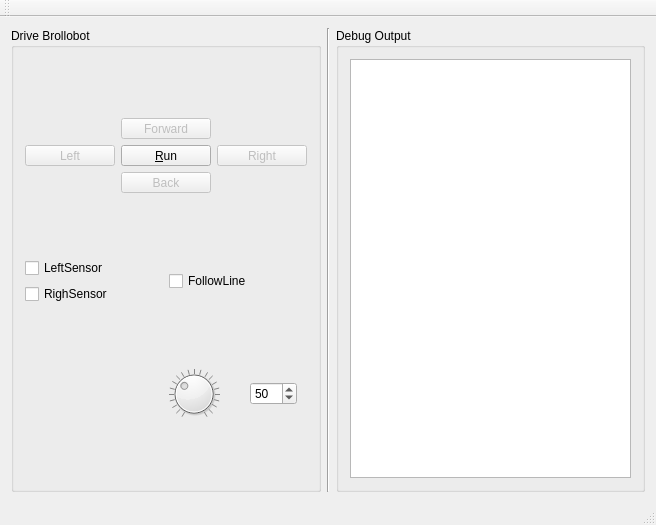
<?xml version="1.0" encoding="UTF-8"?>
<ui version="4.0">
 <class>MainWindow</class>
 <widget class="QMainWindow" name="MainWindow">
  <property name="geometry">
   <rect>
    <x>0</x>
    <y>0</y>
    <width>656</width>
    <height>525</height>
   </rect>
  </property>
  <property name="windowTitle">
   <string>MainWindow</string>
  </property>
  <widget class="QWidget" name="centralWidget">
   <layout class="QHBoxLayout" name="horizontalLayout">
    <item>
     <widget class="QGroupBox" name="grbDrive">
      <property name="title">
       <string>Drive Brollobot</string>
      </property>
      <layout class="QVBoxLayout" name="verticalLayout">
       <item>
        <layout class="QGridLayout" name="gridLayout">
         <item row="0" column="1">
          <widget class="QToolButton" name="btnForward">
           <property name="enabled">
            <bool>false</bool>
           </property>
           <property name="sizePolicy">
            <sizepolicy hsizetype="Preferred" vsizetype="Fixed">
             <horstretch>0</horstretch>
             <verstretch>0</verstretch>
            </sizepolicy>
           </property>
           <property name="minimumSize">
            <size>
             <width>10</width>
             <height>10</height>
            </size>
           </property>
           <property name="baseSize">
            <size>
             <width>20</width>
             <height>20</height>
            </size>
           </property>
           <property name="text">
            <string>Forward</string>
           </property>
           <property name="icon">
            <iconset>
             <normaloff>Icons/Forward.png</normaloff>Icons/Forward.png</iconset>
           </property>
           <property name="iconSize">
            <size>
             <width>40</width>
             <height>40</height>
            </size>
           </property>
           <property name="shortcut">
            <string>Up</string>
           </property>
           <property name="checkable">
            <bool>false</bool>
           </property>
           <property name="autoRepeat">
            <bool>true</bool>
           </property>
           <property name="autoRepeatDelay">
            <number>0</number>
           </property>
           <property name="autoRepeatInterval">
            <number>0</number>
           </property>
           <property name="popupMode">
            <enum>QToolButton::DelayedPopup</enum>
           </property>
           <property name="toolButtonStyle">
            <enum>Qt::ToolButtonTextUnderIcon</enum>
           </property>
          </widget>
         </item>
         <item row="1" column="1">
          <widget class="QToolButton" name="btnStartStop">
           <property name="sizePolicy">
            <sizepolicy hsizetype="Preferred" vsizetype="Fixed">
             <horstretch>0</horstretch>
             <verstretch>0</verstretch>
            </sizepolicy>
           </property>
           <property name="minimumSize">
            <size>
             <width>10</width>
             <height>10</height>
            </size>
           </property>
           <property name="baseSize">
            <size>
             <width>20</width>
             <height>20</height>
            </size>
           </property>
           <property name="cursor">
            <cursorShape>PointingHandCursor</cursorShape>
           </property>
           <property name="text">
            <string>&amp;Run</string>
           </property>
           <property name="icon">
            <iconset>
             <normaloff>Icons/Run.png</normaloff>Icons/Run.png</iconset>
           </property>
           <property name="iconSize">
            <size>
             <width>40</width>
             <height>40</height>
            </size>
           </property>
           <property name="shortcut">
            <string>R</string>
           </property>
           <property name="checkable">
            <bool>true</bool>
           </property>
           <property name="checked">
            <bool>false</bool>
           </property>
           <property name="toolButtonStyle">
            <enum>Qt::ToolButtonTextUnderIcon</enum>
           </property>
          </widget>
         </item>
         <item row="2" column="1">
          <widget class="QToolButton" name="btnBackward">
           <property name="enabled">
            <bool>false</bool>
           </property>
           <property name="sizePolicy">
            <sizepolicy hsizetype="Preferred" vsizetype="Fixed">
             <horstretch>0</horstretch>
             <verstretch>0</verstretch>
            </sizepolicy>
           </property>
           <property name="minimumSize">
            <size>
             <width>10</width>
             <height>10</height>
            </size>
           </property>
           <property name="baseSize">
            <size>
             <width>20</width>
             <height>20</height>
            </size>
           </property>
           <property name="text">
            <string>Back</string>
           </property>
           <property name="icon">
            <iconset>
             <normaloff>Icons/Backwards.png</normaloff>Icons/Backwards.png</iconset>
           </property>
           <property name="iconSize">
            <size>
             <width>40</width>
             <height>40</height>
            </size>
           </property>
           <property name="shortcut">
            <string>Down</string>
           </property>
           <property name="toolButtonStyle">
            <enum>Qt::ToolButtonTextUnderIcon</enum>
           </property>
          </widget>
         </item>
         <item row="1" column="0">
          <widget class="QToolButton" name="btnLeft">
           <property name="enabled">
            <bool>false</bool>
           </property>
           <property name="sizePolicy">
            <sizepolicy hsizetype="Preferred" vsizetype="Fixed">
             <horstretch>0</horstretch>
             <verstretch>0</verstretch>
            </sizepolicy>
           </property>
           <property name="minimumSize">
            <size>
             <width>10</width>
             <height>10</height>
            </size>
           </property>
           <property name="baseSize">
            <size>
             <width>20</width>
             <height>20</height>
            </size>
           </property>
           <property name="text">
            <string>Left</string>
           </property>
           <property name="icon">
            <iconset>
             <normaloff>Icons/Left.png</normaloff>Icons/Left.png</iconset>
           </property>
           <property name="iconSize">
            <size>
             <width>40</width>
             <height>40</height>
            </size>
           </property>
           <property name="shortcut">
            <string>Left</string>
           </property>
           <property name="toolButtonStyle">
            <enum>Qt::ToolButtonTextUnderIcon</enum>
           </property>
          </widget>
         </item>
         <item row="1" column="2">
          <widget class="QToolButton" name="btnRight">
           <property name="enabled">
            <bool>false</bool>
           </property>
           <property name="sizePolicy">
            <sizepolicy hsizetype="Preferred" vsizetype="Fixed">
             <horstretch>0</horstretch>
             <verstretch>0</verstretch>
            </sizepolicy>
           </property>
           <property name="minimumSize">
            <size>
             <width>10</width>
             <height>10</height>
            </size>
           </property>
           <property name="baseSize">
            <size>
             <width>20</width>
             <height>20</height>
            </size>
           </property>
           <property name="text">
            <string>Right</string>
           </property>
           <property name="icon">
            <iconset>
             <normaloff>Icons/Right.png</normaloff>Icons/Right.png</iconset>
           </property>
           <property name="iconSize">
            <size>
             <width>40</width>
             <height>40</height>
            </size>
           </property>
           <property name="shortcut">
            <string>Right</string>
           </property>
           <property name="toolButtonStyle">
            <enum>Qt::ToolButtonTextUnderIcon</enum>
           </property>
          </widget>
         </item>
        </layout>
       </item>
       <item>
        <layout class="QHBoxLayout" name="horizontalLayout_2">
         <item>
          <layout class="QVBoxLayout" name="verticalLayout_2">
           <item>
            <widget class="QCheckBox" name="chbLeftSensor">
             <property name="enabled">
              <bool>true</bool>
             </property>
             <property name="text">
              <string>LeftSensor</string>
             </property>
            </widget>
           </item>
           <item>
            <widget class="QCheckBox" name="chbRightSensor">
             <property name="enabled">
              <bool>true</bool>
             </property>
             <property name="text">
              <string>RighSensor</string>
             </property>
            </widget>
           </item>
          </layout>
         </item>
         <item>
          <widget class="QCheckBox" name="chbFollowLine">
           <property name="enabled">
            <bool>true</bool>
           </property>
           <property name="text">
            <string>FollowLine</string>
           </property>
           <property name="checked">
            <bool>false</bool>
           </property>
          </widget>
         </item>
        </layout>
       </item>
       <item>
        <layout class="QHBoxLayout" name="horizontalLayout_3">
         <item>
          <spacer name="horizontalSpacer_3">
           <property name="orientation">
            <enum>Qt::Horizontal</enum>
           </property>
           <property name="sizeType">
            <enum>QSizePolicy::Expanding</enum>
           </property>
           <property name="sizeHint" stdset="0">
            <size>
             <width>40</width>
             <height>20</height>
            </size>
           </property>
          </spacer>
         </item>
         <item>
          <widget class="QDial" name="dialSpeed">
           <property name="maximum">
            <number>300</number>
           </property>
           <property name="singleStep">
            <number>5</number>
           </property>
           <property name="pageStep">
            <number>15</number>
           </property>
           <property name="value">
            <number>100</number>
           </property>
           <property name="wrapping">
            <bool>false</bool>
           </property>
           <property name="notchTarget">
            <double>3.000000000000000</double>
           </property>
           <property name="notchesVisible">
            <bool>true</bool>
           </property>
          </widget>
         </item>
         <item>
          <widget class="QSpinBox" name="spinSpeed">
           <property name="maximum">
            <number>300</number>
           </property>
           <property name="singleStep">
            <number>5</number>
           </property>
           <property name="value">
            <number>50</number>
           </property>
          </widget>
         </item>
         <item>
          <spacer name="horizontalSpacer_4">
           <property name="orientation">
            <enum>Qt::Horizontal</enum>
           </property>
           <property name="sizeType">
            <enum>QSizePolicy::Minimum</enum>
           </property>
           <property name="sizeHint" stdset="0">
            <size>
             <width>10</width>
             <height>20</height>
            </size>
           </property>
          </spacer>
         </item>
        </layout>
       </item>
      </layout>
     </widget>
    </item>
    <item>
     <widget class="Line" name="line_2">
      <property name="orientation">
       <enum>Qt::Vertical</enum>
      </property>
     </widget>
    </item>
    <item>
     <widget class="QGroupBox" name="grbDebug">
      <property name="title">
       <string>Debug Output</string>
      </property>
      <layout class="QVBoxLayout" name="verticalLayout_3">
       <item>
        <layout class="QHBoxLayout" name="horizontalLayout_5">
         <item>
          <widget class="QPlainTextEdit" name="txtOutput"/>
         </item>
        </layout>
       </item>
      </layout>
     </widget>
    </item>
   </layout>
  </widget>
  <widget class="QMenuBar" name="menuBar">
   <property name="geometry">
    <rect>
     <x>0</x>
     <y>0</y>
     <width>656</width>
     <height>27</height>
    </rect>
   </property>
  </widget>
  <widget class="QToolBar" name="mainToolBar">
   <attribute name="toolBarArea">
    <enum>TopToolBarArea</enum>
   </attribute>
   <attribute name="toolBarBreak">
    <bool>false</bool>
   </attribute>
  </widget>
  <widget class="QStatusBar" name="statusBar"/>
 </widget>
 <layoutdefault spacing="6" margin="11"/>
 <resources/>
 <connections>
  <connection>
   <sender>dialSpeed</sender>
   <signal>valueChanged(int)</signal>
   <receiver>spinSpeed</receiver>
   <slot>setValue(int)</slot>
   <hints>
    <hint type="sourcelabel">
     <x>207</x>
     <y>360</y>
    </hint>
    <hint type="destinationlabel">
     <x>264</x>
     <y>378</y>
    </hint>
   </hints>
  </connection>
  <connection>
   <sender>spinSpeed</sender>
   <signal>valueChanged(int)</signal>
   <receiver>dialSpeed</receiver>
   <slot>setValue(int)</slot>
   <hints>
    <hint type="sourcelabel">
     <x>283</x>
     <y>386</y>
    </hint>
    <hint type="destinationlabel">
     <x>186</x>
     <y>404</y>
    </hint>
   </hints>
  </connection>
 </connections>
</ui>
